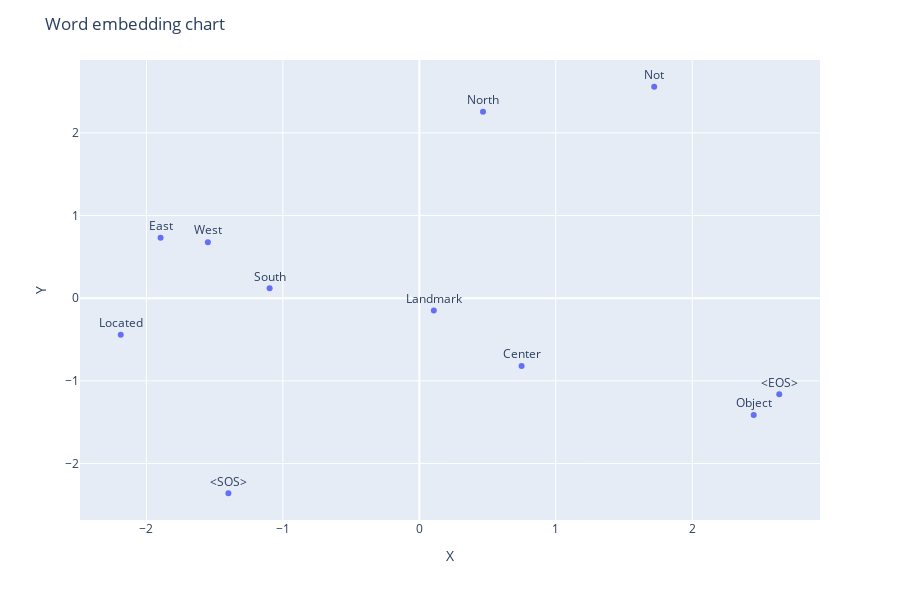

Notebook code cell kept with this figure:
### Markdown cell above
### Using PCA

### Code cell
from sklearn.decomposition import PCA

embeddings = model.embeddings.weight.cpu().detach().numpy()
data_frame = pd.DataFrame(embeddings)
pca = PCA(n_components=2)
embed_df = pca.fit_transform(data_frame.values)
print(embed_df)

embed_df = pd.DataFrame(embed_df, columns=list('XY'))
embed_df["Words"] = vocabulary

# Create the fig
fig = px.scatter(embed_df, x='X', y='Y', text='Words', log_x = False, size_max = 60)

fig.update_traces(textposition='top center')
# setting up the height and title
fig.update_layout(
    height=600,
    title_text='Word embedding chart'
)



# displaying the figure
fig.write_html("../skipgram_pca.html")
fig

### Figure 1 — Plotly figure (JSON) as saved in the notebook; plotly's stock layout.template omitted (floating-point values rounded to 4 significant figures)
{"data": [{"hovertemplate": "X=%{x}<br>Y=%{y}<br>Words=%{text}<extra></extra>", "legendgroup": "", "marker": {"color": "#636efa", "symbol": "circle"}, "mode": "markers+text", "name": "", "orientation": "v", "showlegend": false, "text": ["<SOS>", "Located", "Object", "Landmark", "North", "South", "East", "West", "Center", "Not", "<EOS>"], "textposition": "top center", "type": "scatter", "x": [-1.399, -2.188, 2.451, 0.106, 0.4666, -1.097, -1.897, -1.55, 0.7493, 1.721, 2.638], "xaxis": "x", "y": [-2.36, -0.4414, -1.413, -0.1475, 2.256, 0.1193, 0.7311, 0.6778, -0.8201, 2.559, -1.162], "yaxis": "y"}], "layout": {"height": 600, "legend": {"tracegroupgap": 0}, "margin": {"t": 60}, "title": {"text": "Word embedding chart"}, "xaxis": {"anchor": "y", "domain": [0, 1], "title": {"text": "X"}}, "yaxis": {"anchor": "x", "domain": [0, 1], "title": {"text": "Y"}}}}
